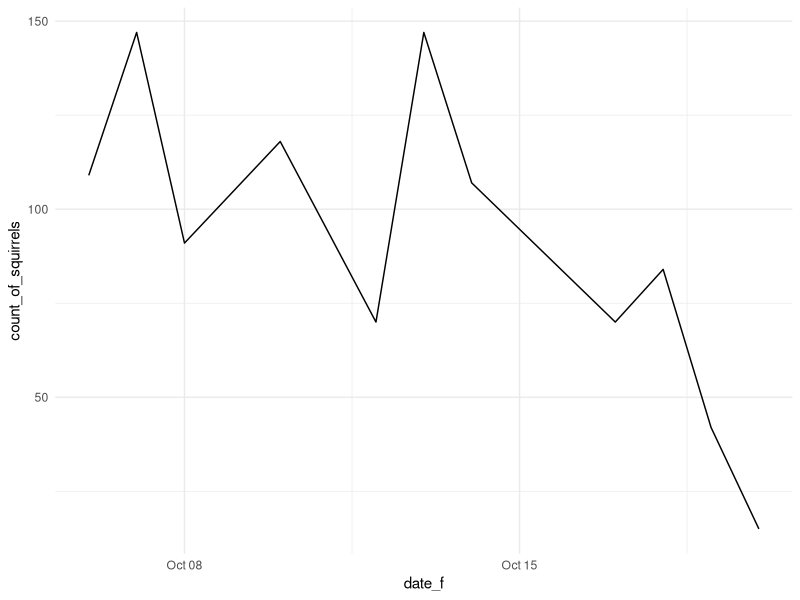

Write R code to recreate this figure.
## ---- chunk 1
library(tidyverse)
library(ggplot2)
# install.packages('patchwork')
library(patchwork)

theme_set(theme_minimal())
knitr::opts_chunk$set(dpi = 200)
## ---- chunk 2
squirrel_subset <- read.csv('squirrels_subset.csv')
squirrel_subset <- filter(squirrel_subset, !is.na(primary_fur_color))

squirrel_subset <- squirrel_subset %>%  
  mutate(date_f = as.Date.character(date, format = '%m%d%Y'))
## ---- chunk 3
squirrel_subset %>%  
  group_by(date_f) %>%  
  summarise(count_of_squirrels = n()) %>%  
  ggplot() + 
  aes(x = date_f, y = count_of_squirrels) + 
  geom_line()
## ---- chunk 4
squirrel_subset %>%
  group_by(date_f, primary_fur_color) %>%
  summarise(count_of_colors = n()) 
## ---- chunk 5
#?facet_wrap()
## ---- chunk 6
squirrel_subset %>%  
  group_by(date_f, primary_fur_color) %>%  
  summarise(count_of_squirrels = n())
